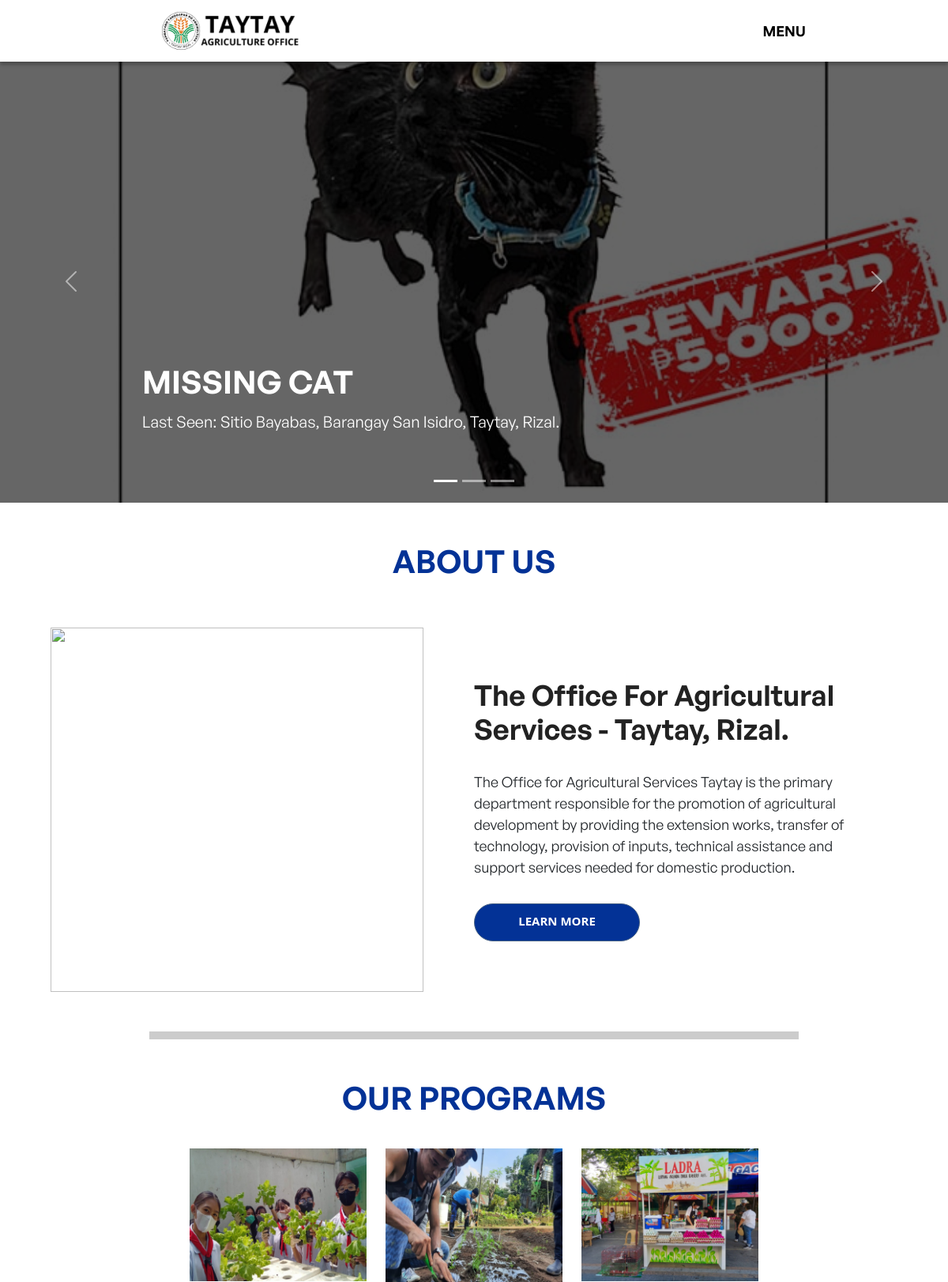
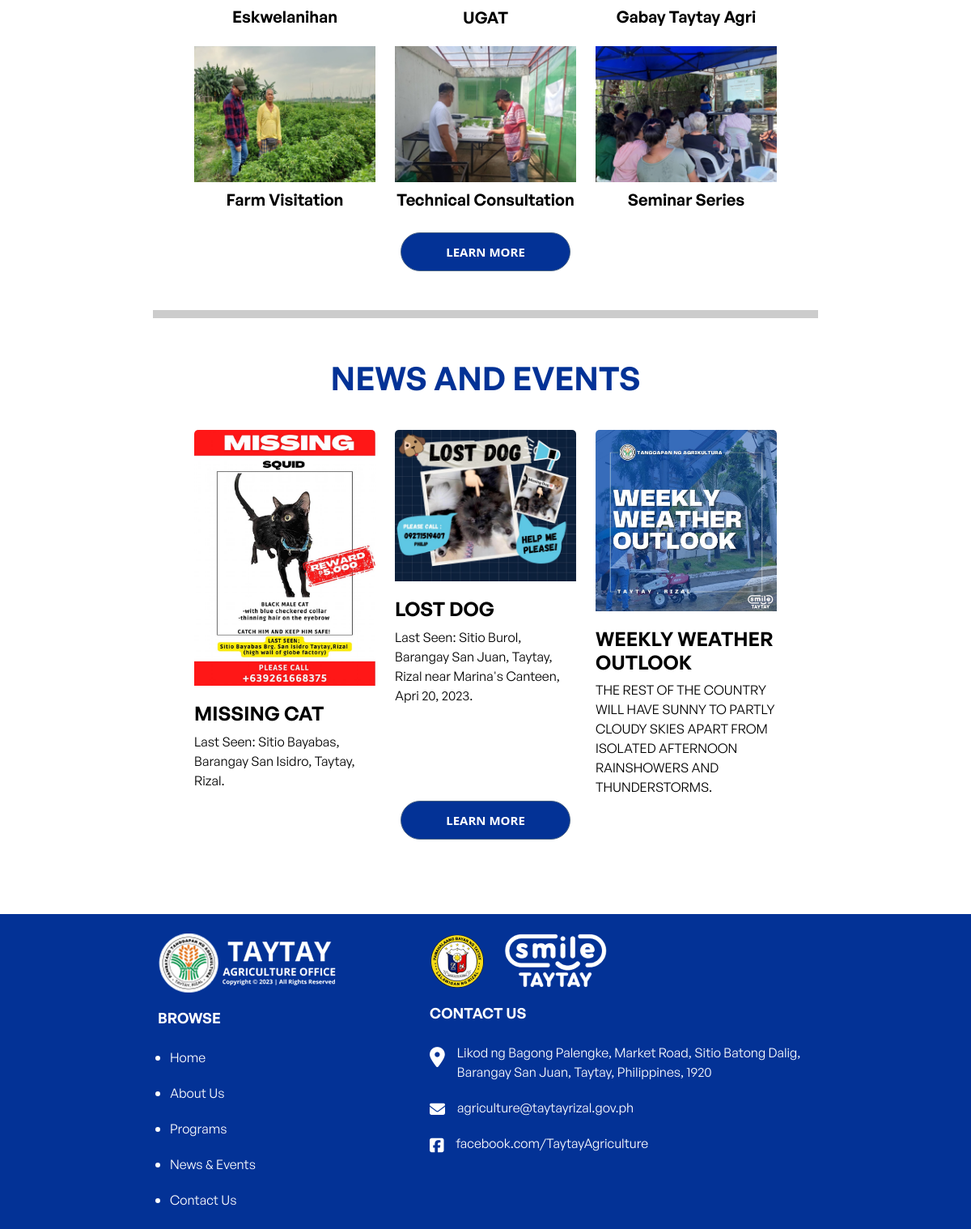
The app's page /home.php with its own data (2 pictures, top to bottom).
### tables this page shows
CREATE TABLE `contents` (
  `content_id` int(11) NOT NULL,
  `title` varchar(100) NOT NULL,
  `description` text NOT NULL,
  `img` varchar(100) NOT NULL,
  `date_posted` date NOT NULL,
  `user_id` int(11) NOT NULL,
  `category_id` int(11) NOT NULL,
  `headline` text NOT NULL
);

### home.php (the view, shortened to what this page needs)
<?php
    include "config.php";
    include "navbar.php";
?>
<!DOCTYPE html>
<html lang="en">
<head>
  <link href="https://cdn.jsdelivr.net/npm/bootstrap@5.2.1/dist/css/bootstrap.min.css" rel="stylesheet">
  <link rel="stylesheet" href="home.css">
    <link rel="stylesheet" type="text/css" href="navbar.css">
    <link rel="stylesheet" type="text/css" href="footer.css">
</head>
<body>
  <?php
  $query = "SELECT * FROM contents WHERE category_id = 2 ORDER BY date_posted DESC, content_ID DESC LIMIT 3";
  $result = mysqli_query($conn, $query);
  ?>
  <div id="hero-carousel" class="carousel slide" data-bs-ride="carousel">
    <div class="carousel-indicators">
      <?php
      for ($i = 0; $i < mysqli_num_rows($result); $i++) {
        if ($i == 0) {
          echo '<button type="button" data-bs-target="#hero-carousel" data-bs-slide-to="' . $i . '" class="active" aria-current="true" aria-label="Slide ' . ($i + 1) . '"></button>';
        } else {
          echo '<button type="button" data-bs-target="#hero-carousel" data-bs-slide-to="' . $i . '" aria-label="Slide ' . ($i + 1) . '"></button>';
        }
      }
      ?>
    </div>
    <div class="carousel-inner">
      <?php
      $counter = 0;
      while ($row = mysqli_fetch_assoc($result)) {
        $counter++;
        $active = ($counter == 1) ? "active" : "";
        echo '<a>';
        echo '<div class="carousel-item ' . $active . ' c-item">';
        echo '<img src="' . $row["img"] . '" class="d-block w-100 h-100 c-img" alt="Slide ' . $counter . '">';
        echo '<div class="carousel-caption">';
        echo '<h1>' . $row["title"] . '</h1>';
        echo '<h5>' . $row["headline"] . '</h5>';
        echo '</div>';
        echo '</div>';
        echo '</a>';
      }
      ?>
    </div>
    <button class="carousel-control-prev" type="button" data-bs-target="#hero-carousel" data-bs-slide="prev">
      <span class="carousel-control-prev-icon" aria-hidden="true"></span>
    </button>
    <button class="carousel-control-next" type="button" data-bs-target="#hero-carousel" data-bs-slide="next">
      <span class="carousel-control-next-icon" aria-hidden="true"></span>
    </button>
  </div>
  <div class="about-text">
    <h1>ABOUT US</h1>
  </div>
  <section class="about-section">
    <div class="about-container">
      <div class="content">
        <div class="content-img">
          <img src="home-headline-image/about.jpg" >
        </div>
        <div class="content-text">
          <h2 class="content-title">The Office For Agricultural Services - Taytay, Rizal.</h2>
          <p class="content-paragraph">The Office for Agricultural Services Taytay is the primary department responsible for the promotion of agricultural development by providing the extension works, transfer of technology, provision of inputs, technical assistance and support services needed for domestic production.</p>
          <a href="aboutUs.php" class="btn">LEARN MORE</a>
        </div>
      </div>
    </div>
  </section>
  <div class="line"></div>
  <div class="programs-text">
    <h1>OUR PROGRAMS</h1>
  </div>
  <div class="programs-container">
    <div class="row gy-3">
      <div class="col-md-4 n-item">
      <a href="programs-content.php?progid=40">
        <div class="programs-card">
          <img src="home-headline-image/eskwelanihan.png" class="card-img-top" alt="...">
          <div class="programs-card-body">
            <h5 class="programs-card-title">Eskwelanihan</h5>
          </div>
        </div>
      </a>
      </div>
      <div class="col-md-4 n-item">
        <a href="programs-content.php?progid=41">
          <div class="programs-card">
            <img src="home-headline-image/ugat.png" class="card-img-top" alt="...">
            <div class="programs-card-body">
              <h5 class="programs-card-title">UGAT</h5>
            </div>
          </div>
        </a>
      </div>
      <div class="col-md-4 n-item">
        <a href="programs-content.php?progid=42">
          <div class="programs-card">
            <img src="home-headline-image/gabay.png" class="card-img-top" alt="...">
            <div class="programs-card-body">
              <h5 class="programs-card-title">Gabay Taytay Agri</h5>
            </div>
          </div>
        </a>
      </div>
    </div>
  </div>
  <div class="programs-container">
    <div class="row gy-3">
      <div class="col-md-4 n-item">
      <a href="programs-content.php?progid=43">
        <div class="programs-card">
          <img src="home-headline-image/farm-visit.png" class="card-img-top" alt="...">
          <div class="programs-card-body">
            <h5 class="programs-card-title">Farm Visitation</h5>
          </div>
        </div>
      </a>
      </div>
      <div class="col-md-4 n-item">
        <a href="programs-content.php?progid=44">
          <div class="programs-card">
            <img src="home-headline-image/tech-cons.png" class="card-img-top" alt="...">
            <div class="programs-card-body">
              <h5 class="programs-card-title">Technical Consultation</h5>
            </div>
          </div>
        </a>
      </div>
      <div class="col-md-4 n-item">
        <a href="programs-content.php?progid=45">
          <div class="programs-card">
            <img src="home-headline-image/seminar.png" class="card-img-top" alt="...">
            <div class="programs-card-body">
              <h5 class="programs-card-title">Seminar Series</h5>
            </div>
          </div>
        </a>
      </div>
    </div>
  </div>
    <div class="programs-button">
      <a href="programs.php">
        <input type="submit" value="LEARN MORE"/>
       </a>
    </div>
  <div class="line"></div>
<div class="news-text">
  <h1>NEWS AND EVENTS</h1>
</div>
<div class="news-container">
  <div class="row gy-3">
  <?php
$ret=mysqli_query($conn,"SELECT * FROM contents WHERE category_id = 2 ORDER BY date_posted DESC, content_ID DESC");
$ctr=1;
while ($row=mysqli_fetch_array($ret) ) {
  if ($ctr<=3){
?>
    <div class="col-md-4 n-item">
    <?php
if($row['category_id'] == 2){
  echo '<a href="news-content.php?newsid='.$row['content_id'].'">';
}
?>
      <div class="card">
        <img src="<?php echo $row['img']?>" class="card-img-top" alt="...">
        <div class="card-body">
          <h4 class="card-title"><?php  echo $row['title'];?></h4>
          <p class="card-text"><?php  echo $row['headline'];?></p>
        </div>
      </div>
    </a>
    </div>
<?php
  }
$ctr++;
}?>
  </div>
</div>
  <div class="programs-button">
    <a href="news-headline.php">
      <input type="submit" value="LEARN MORE"/>
     </a>
  </div>
</body>
</html>

### home.css (style rules this page uses)
.line { border-top: 10px solid #ccc; margin: 10px 0; margin-right: 5cm; margin-left: 5cm; }
.c-item { position: relative; height: 70vh; width: 100%; align-items: center; justify-content: center; }
.c-img { height: 100%; object-fit: cover; filter: brightness(0.4); }
.carousel-caption { text-align: left; }
.carousel-caption h1 { font-family: 'General Sans-Semibold'; color: #FFFFFF; margin-bottom: 15px; }
.carousel-caption h5 { font-family: 'General Sans'; color: #FFFFFF; margin-bottom: 50px; }
.programs-text { width: 100%; text-align: center; margin-top: 50px; margin-bottom: 40px; }
.programs-text h1 { font-family: 'General Sans-Semibold'; color: #033296; }
.programs-card { border: none; }
.programs-container { max-width: 60%; margin: auto; padding-bottom: 15px; text-align: center; }
.programs-container a { text-decoration: none; }
.programs-card-title { font-family: 'General Sans-Semibold'; color: #000; padding-top: 10px; }
.programs-container a { text-decoration: none; position: relative; top: 0; transition: top ease 0.5s; }
.programs-button { width: 100%; text-align: center; margin-top: 5px; }
.programs-button input { font-family: 'General Sans'; font-size: 1vw; background: #033296; border: 1px solid #486284; border-radius: 50px; color: white; width: 210px; height: 48px; font-family: 'Open Sans'; font-style: normal; font-weight: 700; font-size: 15px; margin-bottom:1cm; }
.about-text { width: 100%; text-align: center; margin-top: 50px; margin-bottom: 20px; }
.about-text h1 { font-family: 'General Sans-Semibold'; color: #033296; }
.about-section * { padding:0; margin: 0; box-sizing: border-box; }
.about-section { height: 100%; display: flex; align-items: center; justify-content: center; padding: 2.5rem; }
.about-container { max-width: 100%; padding: 0 1.5rem; margin: 0 auto; }
.content { display: flex; background-color: #fff; }
.content-img { flex: 1.5; }
.content-img img { width: 100%; height: 100%; object-fit: cover; }
.content-text { flex: 1.5; padding: 4rem; }
.content-text .content-title { font-family:'General Sans-Semibold' ; color: #222; font-size: 3vw; }
.content-text .content-paragraph { font-family:'General Sans' ; font-size: 1.5vw; margin-bottom: 2rem; margin-top: 2rem; }
.content-text .btn { padding-top: 10px; font-family: 'General Sans'; font-size: 1vw; background: #033296; border: 1px solid #486284; border-radius: 50px; color: white; width: 210px; height: 48px; font-family: 'Open Sans'; font-style: normal; font-weight: 700; font-size: 15px; }
.news-text { width: 100%; text-align: center; margin-top: 50px; margin-bottom: 40px; }
.news-text h1 { font-family: 'General Sans-Semibold'; color: #033296; }
.card { border: none; }
.news-container { max-width: 60%; margin: auto; }
.card-body { padding: 0px; padding-top: 20px; }
.news-container a { text-decoration: none; }
.card-title { font-family: 'General Sans-Semibold'; color: #000; }
.card-text { font-family: 'General Sans'; color: #000; }
.news-container a { text-decoration: none; position: relative; top: 0; transition: top ease 0.5s; }
@media (max-width: 1270px) { .programs-container { width: 80%; } }
@media only screen and (max-width: 1400px) { #hero-carousel { margin-top: 60px; } }

### records on screen
contents: img (picture), title "MISSING CAT", headline "Last Seen: Sitio Bayabas, Barangay San Isidro, Taytay, Rizal."
contents: img (picture), title "LOST DOG", headline "Last Seen: Sitio Burol, Barangay San Juan, Taytay, Rizal near Marina's Canteen, Apri 20, 2023."
contents: img (picture), title "WEEKLY WEATHER OUTLOOK", headline "THE REST OF THE COUNTRY WILL HAVE SUNNY TO PARTLY CLOUDY SKIES APART FROM ISOLATED AFTERNOON RAINSHOWERS AND THUNDERSTORMS."
